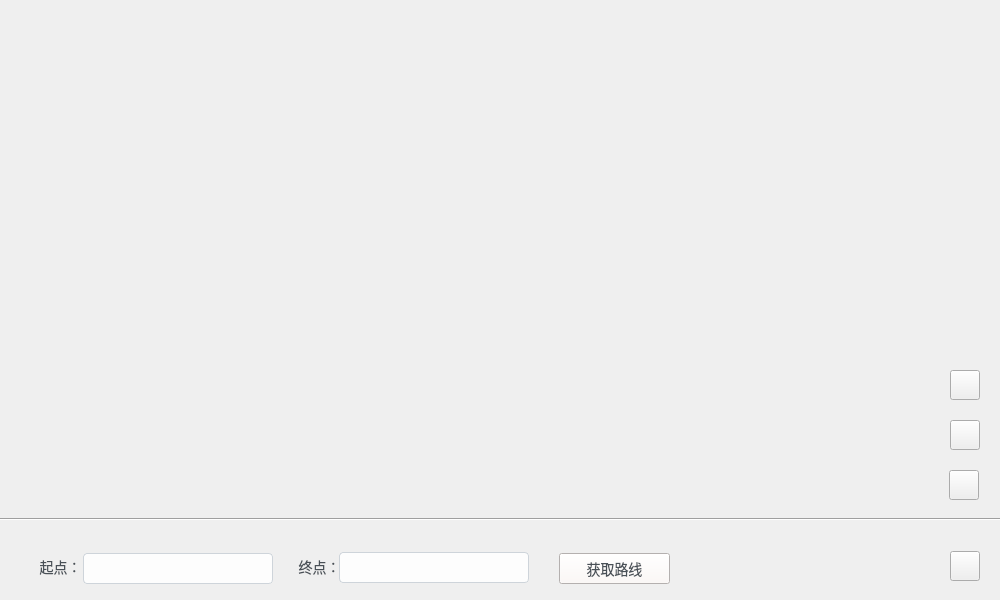
<?xml version="1.0" encoding="UTF-8"?>
<ui version="4.0">
 <class>MapWindow</class>
 <widget class="QMainWindow" name="MapWindow">
  <property name="geometry">
   <rect>
    <x>0</x>
    <y>0</y>
    <width>1000</width>
    <height>600</height>
   </rect>
  </property>
  <property name="sizePolicy">
   <sizepolicy hsizetype="Fixed" vsizetype="Fixed">
    <horstretch>0</horstretch>
    <verstretch>0</verstretch>
   </sizepolicy>
  </property>
  <property name="maximumSize">
   <size>
    <width>1000</width>
    <height>600</height>
   </size>
  </property>
  <property name="windowTitle">
   <string>车载多媒体-地图</string>
  </property>
  <property name="styleSheet">
   <string notr="true"/>
  </property>
  <widget class="QWidget" name="centralwidget">
   <property name="styleSheet">
    <string notr="true">#centralwidget{
	background-color: qlineargradient(
    spread:pad, 
    x1:0, y1:0, x2:0, y2:1,  /* 垂直渐变方向 */
    stop:0 #789ABD,           /* 起始颜色（浅蓝色） */
    stop:1 #E1B698             /* 结束颜色（深灰色） */
);
}

#btn_enlarge{
	border-image: url(:/images/map/btn_enlarge_normal.png);
}
#btn_enlarge:hover{
	border-image: url(:/images/map/btn_enlarge_hover.png);
}

#btn_reduce{
	border-image: url(:/images/map/btn_reduce_normal.png);
}
#btn_reduce:hover{
	border-image: url(:/images/map/btn_reduce_hover.png);
}
#btn_locate{
	border-image: url(:/images/map/btn_locate_normal.png);
}
#btn_locate:hover{
	border-image: url(:/images/map/btn_locate_hover.png);
}

#btn_quit{
	border-image: url(:/images/map/btn_quit_normal.png);
}
#btn_quit:hover{
	border-image: url(:/images/map/btn_quit_hover.png);
}

QLineEdit {
    background-color: rgba(255, 255, 255, 0.9);
    border: 1px solid #CED4DA;
    border-radius: 4px;
    padding: 6px 8px;
    color: #333333;
    font-size: 10.5pt;
    selection-background-color: #20B2AA;
}
QLineEdit:focus {
    border: 1px solid #20B2AA;
    box-shadow: 0 0 0 2px rgba(32, 178, 170, 0.2);
}
QLabel {
    color: #495057;
    font-size: 10.5pt;
}
#btn_getRoute{
	background-color:#FCF7F5;
	color: #495057;
    font-size: 10.5pt;
}

</string>
   </property>
   <widget class="QLabel" name="label_map">
    <property name="geometry">
     <rect>
      <x>0</x>
      <y>0</y>
      <width>1000</width>
      <height>520</height>
     </rect>
    </property>
    <property name="text">
     <string/>
    </property>
    <property name="alignment">
     <set>Qt::AlignmentFlag::AlignCenter</set>
    </property>
   </widget>
   <widget class="Line" name="line">
    <property name="geometry">
     <rect>
      <x>0</x>
      <y>511</y>
      <width>1001</width>
      <height>16</height>
     </rect>
    </property>
    <property name="orientation">
     <enum>Qt::Orientation::Horizontal</enum>
    </property>
   </widget>
   <widget class="QLabel" name="label_src">
    <property name="geometry">
     <rect>
      <x>30</x>
      <y>557</y>
      <width>61</width>
      <height>19</height>
     </rect>
    </property>
    <property name="text">
     <string>起点：</string>
    </property>
    <property name="alignment">
     <set>Qt::AlignmentFlag::AlignCenter</set>
    </property>
   </widget>
   <widget class="QLabel" name="label_dst">
    <property name="geometry">
     <rect>
      <x>289</x>
      <y>557</y>
      <width>61</width>
      <height>19</height>
     </rect>
    </property>
    <property name="text">
     <string>终点：</string>
    </property>
    <property name="alignment">
     <set>Qt::AlignmentFlag::AlignCenter</set>
    </property>
   </widget>
   <widget class="QLineEdit" name="lineEdit_src">
    <property name="geometry">
     <rect>
      <x>83</x>
      <y>553</y>
      <width>190</width>
      <height>31</height>
     </rect>
    </property>
    <property name="focusPolicy">
     <enum>Qt::FocusPolicy::ClickFocus</enum>
    </property>
   </widget>
   <widget class="QLineEdit" name="lineEdit_dst">
    <property name="geometry">
     <rect>
      <x>339</x>
      <y>552</y>
      <width>190</width>
      <height>31</height>
     </rect>
    </property>
    <property name="focusPolicy">
     <enum>Qt::FocusPolicy::ClickFocus</enum>
    </property>
   </widget>
   <widget class="QPushButton" name="btn_getRoute">
    <property name="geometry">
     <rect>
      <x>559</x>
      <y>553</y>
      <width>111</width>
      <height>31</height>
     </rect>
    </property>
    <property name="styleSheet">
     <string notr="true"/>
    </property>
    <property name="text">
     <string>获取路线</string>
    </property>
    <property name="icon">
     <iconset resource="resourse.qrc">
      <normaloff>:/images/map/btn_getRoute.png</normaloff>:/images/map/btn_getRoute.png</iconset>
    </property>
    <property name="iconSize">
     <size>
      <width>25</width>
      <height>25</height>
     </size>
    </property>
   </widget>
   <widget class="QPushButton" name="btn_enlarge">
    <property name="geometry">
     <rect>
      <x>950</x>
      <y>370</y>
      <width>30</width>
      <height>30</height>
     </rect>
    </property>
    <property name="text">
     <string/>
    </property>
   </widget>
   <widget class="QPushButton" name="btn_reduce">
    <property name="geometry">
     <rect>
      <x>950</x>
      <y>420</y>
      <width>30</width>
      <height>30</height>
     </rect>
    </property>
    <property name="text">
     <string/>
    </property>
   </widget>
   <widget class="QPushButton" name="btn_locate">
    <property name="geometry">
     <rect>
      <x>949</x>
      <y>470</y>
      <width>30</width>
      <height>30</height>
     </rect>
    </property>
    <property name="text">
     <string/>
    </property>
   </widget>
   <widget class="QPushButton" name="btn_quit">
    <property name="geometry">
     <rect>
      <x>950</x>
      <y>551</y>
      <width>30</width>
      <height>30</height>
     </rect>
    </property>
    <property name="text">
     <string/>
    </property>
   </widget>
  </widget>
 </widget>
 <resources>
  <include location="resourse.qrc"/>
 </resources>
 <connections/>
</ui>
